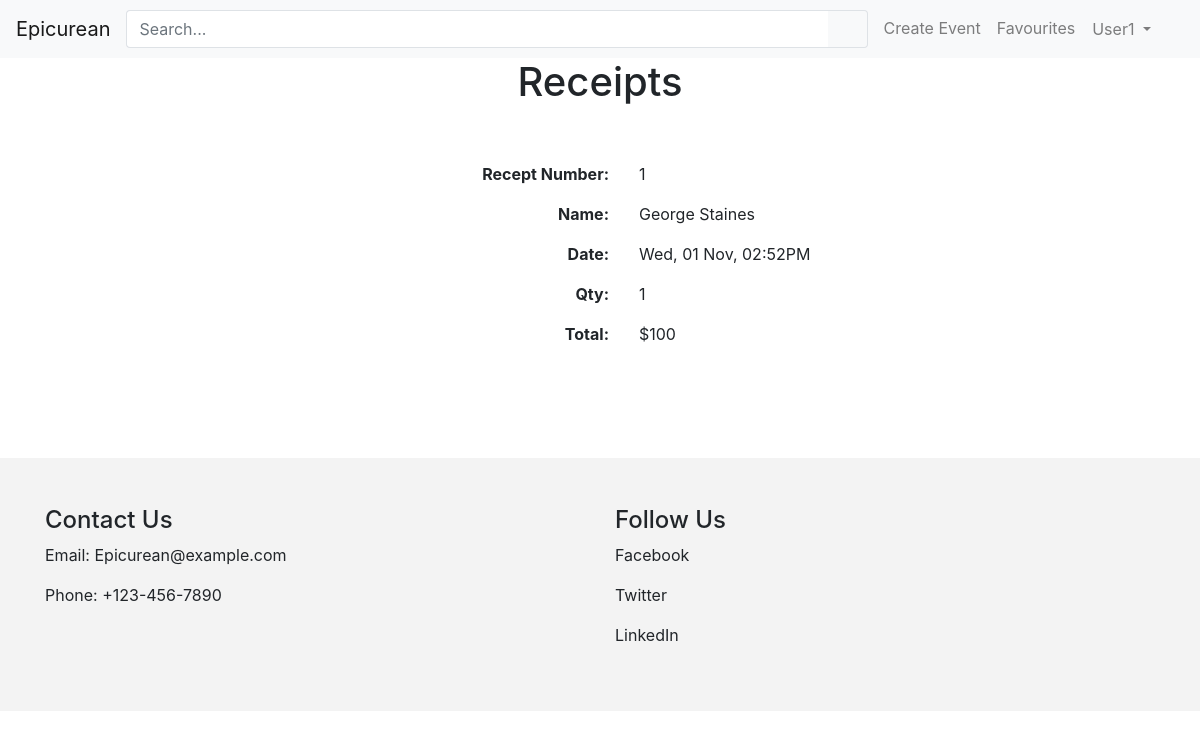
Page /events/recept/1 (signed in) on the committed database.
### website/models.py (models this page shows)
class User(db.Model, UserMixin):
    __tablename__ = 'users' # good practice to specify table name
    id = db.Column(db.Integer, primary_key=True)
    name = db.Column(db.String(100), index=True, unique=True, nullable=False)
    email = db.Column(db.String(100), index=True, nullable=False)
    phone = db.Column(db.String(100), index=True, nullable=False)
    address = db.Column(db.String(100), index=True, nullable=False)
    password_hash = db.Column(db.String(255), nullable=False)
    comments = db.relationship('Comment', backref='user')

class Tickets(db.Model):
    __tablename__ = 'tickets'
    ticketid = db.Column(db.Integer, primary_key=True)
    user_id = db.Column(db.Integer, db.ForeignKey('users.id'))
    event_id = db.Column(db.Integer, db.ForeignKey('events.eventid'), nullable=False)
    FirstName = db.Column(db.String(80))
    LastName = db.Column(db.String(80))
    NumTickets = db.Column(db.Integer)
    TotalPrice = db.Column(db.Integer)
    created_at = db.Column(db.DateTime, default=datetime.now())
    date = db.Column(db.DateTime)

### website/events.py (the view)
@eventbp.route('recept/<id>', methods=['GET', 'POST'])
@login_required
def Recept(id):
  print('Method type: ', request.method)
  recept = db.session.scalar(db.select(Tickets).where(Tickets.ticketid==id))
  return render_template('events/recept.html', Recept=recept)

### website/templates/events/recept.html (shortened to what this page needs)
{% extends 'base.html' %}
{% block style %}
<link rel="stylesheet" type="text/css" href="{{ url_for('static', filename='css/events.css') }}">
{% endblock %}
{% block content %}
<div class="row justify-content-center">
    <div class="col-md-6">
        <h1 class="text-center">Receipts</h1>
    </div>
<div class="row justify-content-center my-5">
    <div class="receptdiv col-md-6 ms-5 ">
        <div class="row">
            <div class="col-6 Lables">
                <p class="font-weight-bold">
                    Recept Number:
                </p>
                <p class="font-weight-bold">
                    Name:
                </p>
                <p class="font-weight-bold">
                    Date:
                </p>
                <p class="font-weight-bold">
                    Qty:
                </p>
                <p class="font-weight-bold">
                    Total:
                </p>
            </div>
            <div class="col-6 Values">
                <p>{{Recept.ticketid}}</p>
                <p>{{Recept.FirstName}} {{Recept.LastName}}</p>
                <p>{{Recept.created_at.strftime('%a, %d %b, %I:%M%p')}}</p>
                <p>{{Recept.NumTickets}}</p>
                <p>${{Recept.TotalPrice}}</p>
            </div>
        </div>
    </div>
</div>
{% endblock %}

### website/templates/base.html (shortened to what this page needs)
<html>
<head>
    <link href="https://cdn.jsdelivr.net/npm/bootstrap@5.3.0-alpha3/dist/css/bootstrap.min.css" rel="stylesheet">
    <link rel="stylesheet" type="text/css" href="{{ url_for('static', filename='css/base.css') }}">
    <link rel="stylesheet" href="https://stackpath.bootstrapcdn.com/bootstrap/4.5.2/css/bootstrap.min.css">
    <link rel="stylesheet" href="https://stackpath.bootstrapcdn.com/font-awesome/4.7.0/css/font-awesome.min.css">
    {% block style %}
    {% endblock %}
</head>
<body>
    <header>
        <nav class="navbar navbar-expand-md navbar-light bg-light">
            <div class="d-flex flex-grow-1">
                <a href="/" class="navbar-brand">Epicurean</a>
                <form class="mr-2 my-auto w-100 d-inline-block order-1" method="get">
                    <div class="input-group">
                        <input type="text" class="form-control border border-right-0" placeholder="Search...">
                        <span class="input-group-append">
                            <button class="btn btn-outline-light border border-left-0" type="submit">
                                <i class="fa fa-search"></i>
                            </button>
                        </span>
                    </div>
                </form>
            </div>
            <div class="navbar-collapse collapse flex-shrink-1 flex-grow-0 order-last" id="navbar7">
                <ul class="navbar-nav me-2">
                    <li class="nav-item">
                        <a class="nav-link" href="/events/create">Create Event</a>
                    </li>
                    <li class="nav-item">
                        <a class="nav-link" href="/account/favourites">Favourites</a>
                    </li>
                    <li class="nav-item me-3" >
                        {% if current_user.is_authenticated %}
                        <div class="dropdown">
                            <div class="collapse navbar-collapse" id="navbarNavDarkDropdown">
                                <ul class="navbar-nav">
                                  <li class="nav-item dropdown">
                                    <button class="btn btn-light dropdown-toggle nav-link" data-bs-toggle="dropdown" aria-expanded="false">
                                      {{ current_user.name }}
                                    </button>
                                  </li>
                                </ul>
                              </div>
                          </div>
                        {% else %}
                        <a class="nav-link" href="/login">Login</a>
                        {% endif %}
                    </li>
                </ul>
            </div>
        </nav>
    </header>
    {% block content %}
    {% endblock %}
    <footer class="footer mt-5">
        <div class="container">
          <div class="row">
            <div class="col-md-6">
              <h4>Contact Us</h4>
              <p>Email: Epicurean@example.com</p>
              <p>Phone: +123-456-7890</p>
            </div>
            <div class="col-md-6">
              <h4>Follow Us</h4>
              <p>Facebook</p>
              <p>Twitter</p>
              <p>LinkedIn</p>
            </div>
          </div>
        </div>
    </footer>
</body>
</html>

### website/static/css/base.css (style rules this page uses)
footer { margin-top: auto; background-color: rgba(240, 240, 240, 0.788); padding: 3rem; }
html { height: 100%; }
body { min-height: 100%; display: flex; flex-direction: column; }

### website/static/css/events.css (style rules this page uses)
.Lables { text-align: right; }
.Values { text-align: left; }

### rows in the picture
User: name "User1"
Tickets: ticketid "1", FirstName "George", LastName "Staines", created_at "Wed, 01 Nov, 02:52PM", NumTickets "1", TotalPrice "100"
